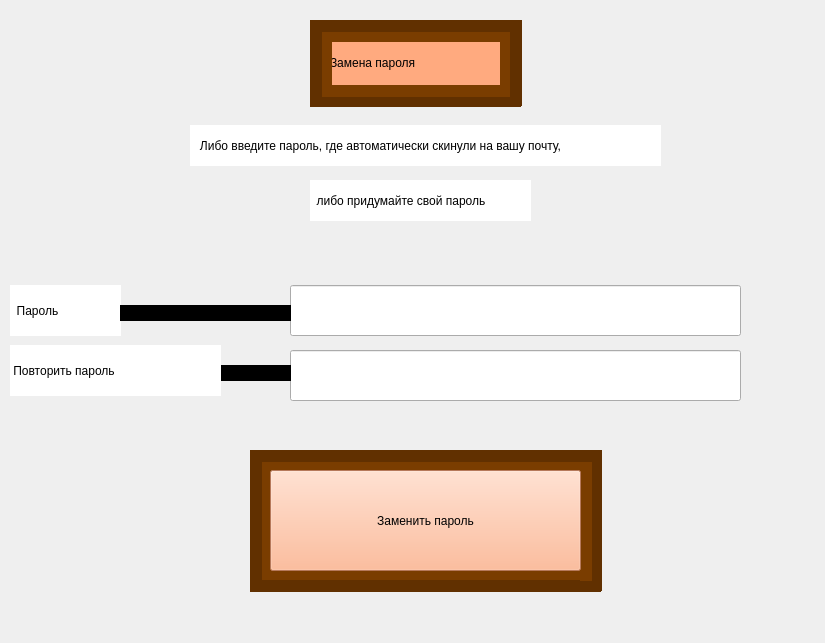
<?xml version="1.0" encoding="UTF-8"?>
<ui version="4.0">
 <class>Form</class>
 <widget class="QWidget" name="Form">
  <property name="geometry">
   <rect>
    <x>0</x>
    <y>0</y>
    <width>825</width>
    <height>643</height>
   </rect>
  </property>
  <property name="windowTitle">
   <string>Form</string>
  </property>
  <widget class="QLineEdit" name="lineEdit_2">
   <property name="geometry">
    <rect>
     <x>290</x>
     <y>285</y>
     <width>451</width>
     <height>51</height>
    </rect>
   </property>
   <property name="styleSheet">
    <string notr="true">font: 25pt &quot;Bahnschrift Condensed&quot;;</string>
   </property>
  </widget>
  <widget class="QLabel" name="label_4">
   <property name="geometry">
    <rect>
     <x>10</x>
     <y>285</y>
     <width>111</width>
     <height>51</height>
    </rect>
   </property>
   <property name="styleSheet">
    <string notr="true">background-color: rgb(255, 255, 255);
font: 25pt &quot;Bahnschrift Condensed&quot;;</string>
   </property>
   <property name="text">
    <string>  Пароль</string>
   </property>
  </widget>
  <widget class="QLabel" name="label_6">
   <property name="geometry">
    <rect>
     <x>120</x>
     <y>305</y>
     <width>171</width>
     <height>16</height>
    </rect>
   </property>
   <property name="styleSheet">
    <string notr="true">background-color: rgb(0, 0, 0);</string>
   </property>
   <property name="text">
    <string>Авторизация</string>
   </property>
  </widget>
  <widget class="QLabel" name="label_68">
   <property name="geometry">
    <rect>
     <x>330</x>
     <y>40</y>
     <width>171</width>
     <height>46</height>
    </rect>
   </property>
   <property name="styleSheet">
    <string notr="true">background-color: rgb(255, 170, 127);
font: 25pt &quot;Bahnschrift Condensed&quot;;</string>
   </property>
   <property name="text">
    <string>Замена пароля</string>
   </property>
  </widget>
  <widget class="QLabel" name="label_95">
   <property name="geometry">
    <rect>
     <x>310</x>
     <y>95</y>
     <width>211</width>
     <height>12</height>
    </rect>
   </property>
   <property name="styleSheet">
    <string notr="true">background-color: rgb(97, 48, 0);</string>
   </property>
   <property name="text">
    <string/>
   </property>
  </widget>
  <widget class="QLabel" name="label_93">
   <property name="geometry">
    <rect>
     <x>320</x>
     <y>30</y>
     <width>12</width>
     <height>58</height>
    </rect>
   </property>
   <property name="styleSheet">
    <string notr="true">background-color: rgb(122, 61, 0);</string>
   </property>
   <property name="text">
    <string/>
   </property>
  </widget>
  <widget class="QLabel" name="label_91">
   <property name="geometry">
    <rect>
     <x>320</x>
     <y>30</y>
     <width>181</width>
     <height>12</height>
    </rect>
   </property>
   <property name="styleSheet">
    <string notr="true">background-color: rgb(122, 61, 0);</string>
   </property>
   <property name="text">
    <string/>
   </property>
  </widget>
  <widget class="QLabel" name="label_94">
   <property name="geometry">
    <rect>
     <x>320</x>
     <y>85</y>
     <width>191</width>
     <height>12</height>
    </rect>
   </property>
   <property name="styleSheet">
    <string notr="true">background-color: rgb(122, 61, 0);</string>
   </property>
   <property name="text">
    <string/>
   </property>
  </widget>
  <widget class="QLabel" name="label_92">
   <property name="geometry">
    <rect>
     <x>500</x>
     <y>30</y>
     <width>12</width>
     <height>66</height>
    </rect>
   </property>
   <property name="styleSheet">
    <string notr="true">background-color: rgb(122, 61, 0);</string>
   </property>
   <property name="text">
    <string/>
   </property>
  </widget>
  <widget class="QLabel" name="label_96">
   <property name="geometry">
    <rect>
     <x>510</x>
     <y>20</y>
     <width>12</width>
     <height>86</height>
    </rect>
   </property>
   <property name="styleSheet">
    <string notr="true">background-color: rgb(97, 48, 0);</string>
   </property>
   <property name="text">
    <string/>
   </property>
  </widget>
  <widget class="QLabel" name="label_98">
   <property name="geometry">
    <rect>
     <x>310</x>
     <y>20</y>
     <width>12</width>
     <height>86</height>
    </rect>
   </property>
   <property name="styleSheet">
    <string notr="true">background-color: rgb(97, 48, 0);</string>
   </property>
   <property name="text">
    <string/>
   </property>
  </widget>
  <widget class="QLabel" name="label_97">
   <property name="geometry">
    <rect>
     <x>310</x>
     <y>20</y>
     <width>201</width>
     <height>12</height>
    </rect>
   </property>
   <property name="styleSheet">
    <string notr="true">background-color: rgb(97, 48, 0);</string>
   </property>
   <property name="text">
    <string/>
   </property>
  </widget>
  <widget class="QLabel" name="label_5">
   <property name="geometry">
    <rect>
     <x>190</x>
     <y>125</y>
     <width>471</width>
     <height>41</height>
    </rect>
   </property>
   <property name="styleSheet">
    <string notr="true">background-color: rgb(255, 255, 255);
font: 16pt &quot;Bahnschrift Condensed&quot;;</string>
   </property>
   <property name="text">
    <string>   Либо введите пароль, где автоматически скинули на вашу почту,</string>
   </property>
  </widget>
  <widget class="QLabel" name="label_7">
   <property name="geometry">
    <rect>
     <x>310</x>
     <y>180</y>
     <width>221</width>
     <height>41</height>
    </rect>
   </property>
   <property name="styleSheet">
    <string notr="true">background-color: rgb(255, 255, 255);
font: 16pt &quot;Bahnschrift Condensed&quot;;</string>
   </property>
   <property name="text">
    <string>  либо придумайте свой пароль</string>
   </property>
  </widget>
  <widget class="QLabel" name="label_73">
   <property name="geometry">
    <rect>
     <x>260</x>
     <y>570</y>
     <width>331</width>
     <height>12</height>
    </rect>
   </property>
   <property name="styleSheet">
    <string notr="true">background-color: rgb(122, 61, 0);</string>
   </property>
   <property name="text">
    <string/>
   </property>
  </widget>
  <widget class="QLabel" name="label_71">
   <property name="geometry">
    <rect>
     <x>260</x>
     <y>460</y>
     <width>12</width>
     <height>121</height>
    </rect>
   </property>
   <property name="styleSheet">
    <string notr="true">background-color: rgb(122, 61, 0);</string>
   </property>
   <property name="text">
    <string/>
   </property>
  </widget>
  <widget class="QLabel" name="label_77">
   <property name="geometry">
    <rect>
     <x>590</x>
     <y>450</y>
     <width>12</width>
     <height>141</height>
    </rect>
   </property>
   <property name="styleSheet">
    <string notr="true">background-color: rgb(97, 48, 0);</string>
   </property>
   <property name="text">
    <string/>
   </property>
  </widget>
  <widget class="QLabel" name="label_80">
   <property name="geometry">
    <rect>
     <x>250</x>
     <y>450</y>
     <width>12</width>
     <height>141</height>
    </rect>
   </property>
   <property name="styleSheet">
    <string notr="true">background-color: rgb(97, 48, 0);</string>
   </property>
   <property name="text">
    <string/>
   </property>
  </widget>
  <widget class="QLabel" name="label_78">
   <property name="geometry">
    <rect>
     <x>250</x>
     <y>580</y>
     <width>351</width>
     <height>12</height>
    </rect>
   </property>
   <property name="styleSheet">
    <string notr="true">background-color: rgb(97, 48, 0);</string>
   </property>
   <property name="text">
    <string/>
   </property>
  </widget>
  <widget class="QLabel" name="label_70">
   <property name="geometry">
    <rect>
     <x>580</x>
     <y>460</y>
     <width>12</width>
     <height>121</height>
    </rect>
   </property>
   <property name="styleSheet">
    <string notr="true">background-color: rgb(122, 61, 0);</string>
   </property>
   <property name="text">
    <string/>
   </property>
  </widget>
  <widget class="QLabel" name="label_74">
   <property name="geometry">
    <rect>
     <x>270</x>
     <y>460</y>
     <width>321</width>
     <height>12</height>
    </rect>
   </property>
   <property name="styleSheet">
    <string notr="true">background-color: rgb(122, 61, 0);</string>
   </property>
   <property name="text">
    <string/>
   </property>
  </widget>
  <widget class="QPushButton" name="pushButton_2">
   <property name="geometry">
    <rect>
     <x>270</x>
     <y>470</y>
     <width>311</width>
     <height>101</height>
    </rect>
   </property>
   <property name="styleSheet">
    <string notr="true">font: 57 22pt &quot;Bahnschrift Condensed&quot;;
background-color: rgb(255, 170, 127);</string>
   </property>
   <property name="text">
    <string>Заменить пароль</string>
   </property>
  </widget>
  <widget class="QLabel" name="label_79">
   <property name="geometry">
    <rect>
     <x>250</x>
     <y>450</y>
     <width>351</width>
     <height>12</height>
    </rect>
   </property>
   <property name="styleSheet">
    <string notr="true">background-color: rgb(97, 48, 0);</string>
   </property>
   <property name="text">
    <string/>
   </property>
  </widget>
  <widget class="QLineEdit" name="lineEdit_3">
   <property name="geometry">
    <rect>
     <x>290</x>
     <y>350</y>
     <width>451</width>
     <height>51</height>
    </rect>
   </property>
   <property name="styleSheet">
    <string notr="true">font: 25pt &quot;Bahnschrift Condensed&quot;;</string>
   </property>
  </widget>
  <widget class="QLabel" name="label_8">
   <property name="geometry">
    <rect>
     <x>220</x>
     <y>365</y>
     <width>71</width>
     <height>16</height>
    </rect>
   </property>
   <property name="styleSheet">
    <string notr="true">background-color: rgb(0, 0, 0);</string>
   </property>
   <property name="text">
    <string>Авторизация</string>
   </property>
  </widget>
  <widget class="QLabel" name="label_9">
   <property name="geometry">
    <rect>
     <x>10</x>
     <y>345</y>
     <width>211</width>
     <height>51</height>
    </rect>
   </property>
   <property name="styleSheet">
    <string notr="true">background-color: rgb(255, 255, 255);
font: 25pt &quot;Bahnschrift Condensed&quot;;</string>
   </property>
   <property name="text">
    <string> Повторить пароль</string>
   </property>
  </widget>
 </widget>
 <resources/>
 <connections/>
</ui>
